Frame 1 (no input): blank canvas, image omitted
Frame 60 (the mouse pressed at the canvas centre just before this capture): blank canvas, image omitted
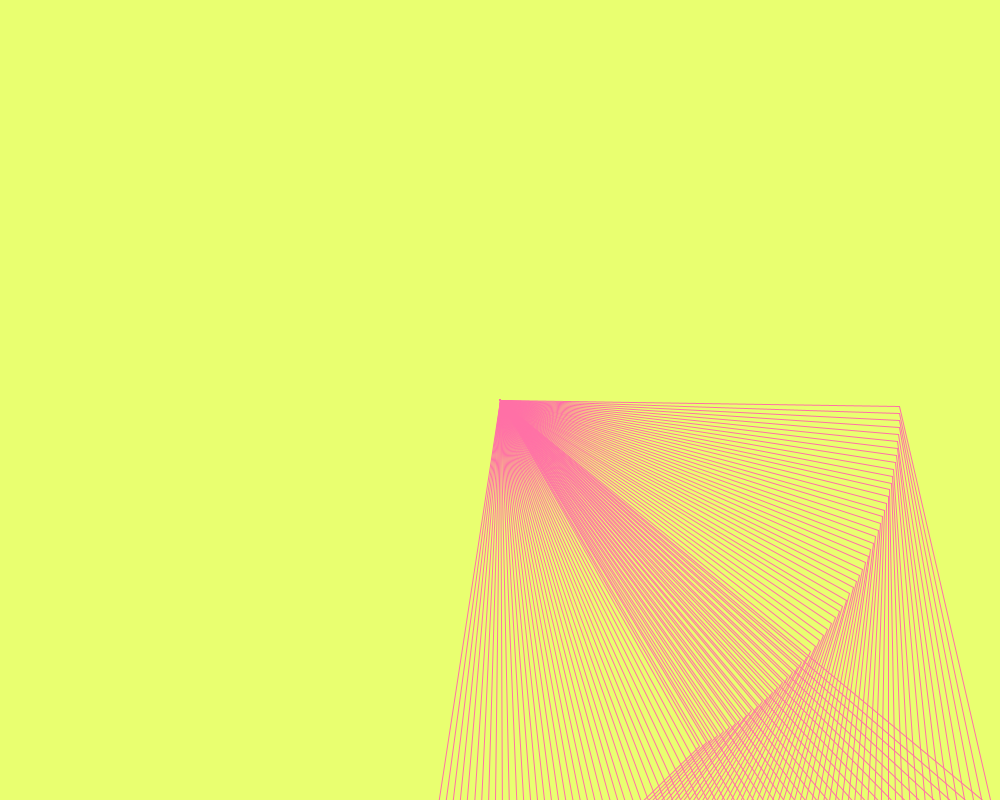
Frame 120 (the mouse held since frame 60 and released just before this capture)

The Processing sketch whose frames 1 and 60 were blank and that drew this single picture after the mouse press (run headless with seeded random() and noise(); from frame 60 on, the mouse is pressed at the canvas centre):

// Processing sketch: rotate_triangle
// ── rotate_triangle.pde
float x = width/2;
float y = 100;
float r;
float speed = 60;

void setup() {
 size(1000,800);
 background(233,255,112);
 r =0;
}

void draw(){
 move();
 mousePressed();
}

void move(){
 x = mouseX;
 y = mouseY;
}

void mousePressed() {
 if (mousePressed)
 {
   //fill(169,169,169);
   //stroke(0,0,0);
   //ellipse(mouseX, mouseY,5,5);
   noStroke();
   line(mouseX,mouseY,10,10);

   translate(mouseX,mouseY);
   rotate(radians(r));
   noFill();
   strokeWeight(1);
   stroke(255,112,166);
   triangle (mouseX, mouseY, mouseY, 0, 0, 0);
  r += 1;
  println("r: "+r);

 }
}
